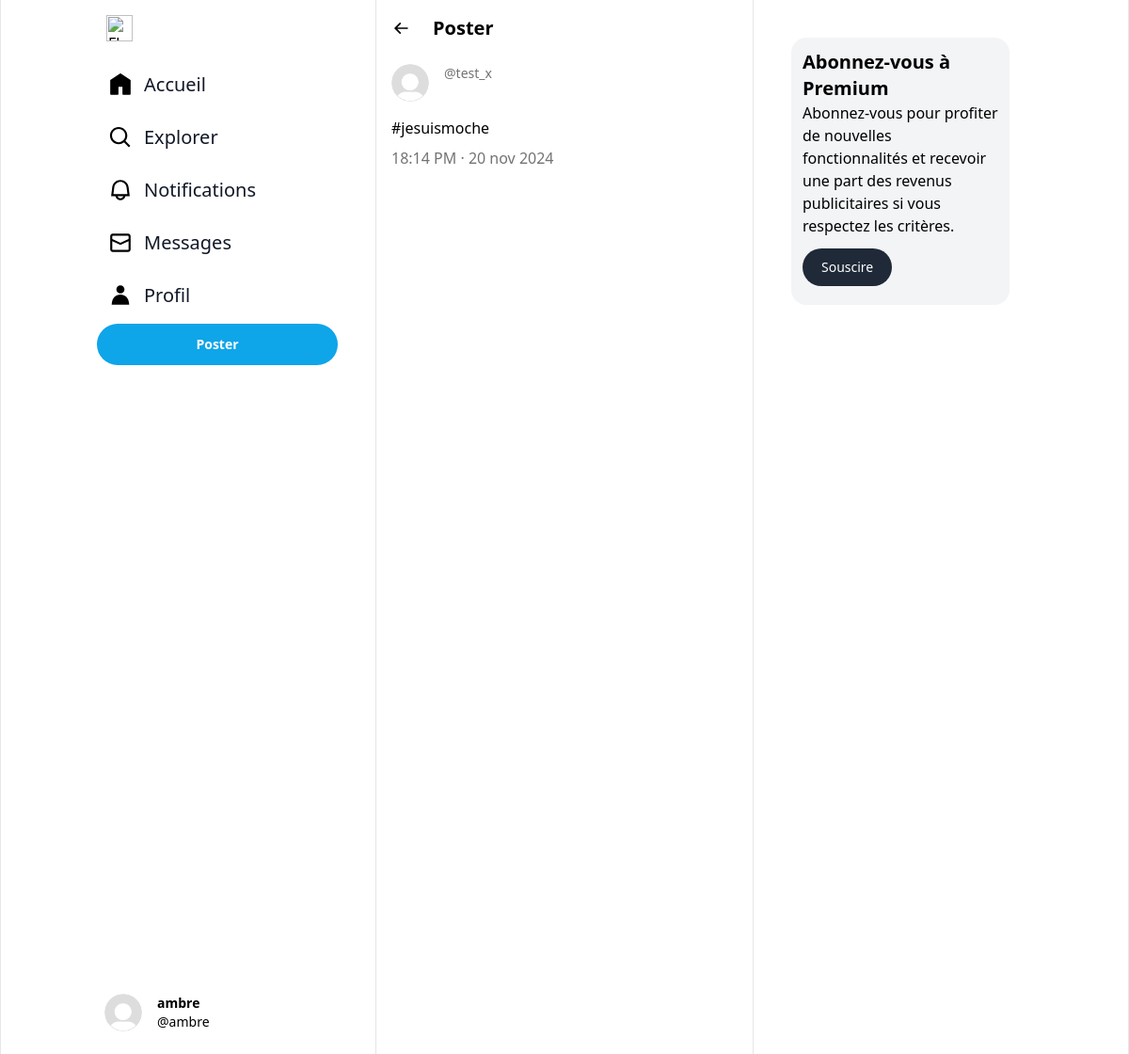
The page /status/2 (signed in) on the database its author committed.
### account/models.py (models this page shows)
class User(AbstractUser):
    username = models.CharField(max_length=150, unique=True)
    email = models.EmailField(unique=True)
    profile_picture = models.ImageField(upload_to='profile_pics/', blank=True, null=True)
    bio = models.TextField(blank=True, null=True)
    date_joined = models.DateTimeField(auto_now_add=True)
    is_active = models.BooleanField(default=True)
    is_staff = models.BooleanField(default=False)
    USERNAME_FIELD = 'email'
    REQUIRED_FIELDS = ['username']
    groups = models.ManyToManyField(
            'auth.Group',
            related_name='account_user_set',
            blank=True,
            help_text='The groups this user belongs to.'
        )
    user_permissions = models.ManyToManyField(
        'auth.Permission',
        related_name='account_user_permissions_set',
        blank=True,
        help_text='Specific permissions for this user.'
    )
    def __str__(self):
        return self.username

### post/models.py (models this page shows, shortened)
class Tweet(models.Model):
    user = models.ForeignKey(User, on_delete=models.CASCADE, related_name="tweets")
    content = models.TextField(max_length=280)
    hashtags = models.ManyToManyField(Hashtag, blank=True, related_name='tweets')
    image = models.ImageField(upload_to='tweet_images/', blank=True, null=True)
    created_at = models.DateTimeField(auto_now_add=True)

### post/views.py (the view)
# urls.py: path('status/<int:post_id>', views.view_post, name='view_post'),
@login_required
def view_post(request, post_id):
    post = get_object_or_404(models.Tweet, id=post_id)
    context = {
            'post': post,
        }
    return render(request, 'tweets/view_post.html', context=context)

### templates/tweets/view_post.html (shortened to what this page needs)
{% extends 'base.html' %}
{% load static %}
{% load post_extras %}
{% block content %}
    <div class="p-4">
    <div class="flex items-center space-x-6">
        <button type="button" onClick="javascript:history.go(-1);">
            <svg viewBox="0 0 24 24" width="20" height="20" aria-hidden="true" class="r-4qtqp9 r-yyyyoo r-dnmrzs r-bnwqim r-1plcrui r-lrvibr r-z80fyv r-19wmn03" style="color: rgb(15, 20, 25);"><g><path d="M7.414 13l5.043 5.04-1.414 1.42L3.586 12l7.457-7.46 1.414 1.42L7.414 11H21v2H7.414z"></path></g></svg>
        </button>
        <h1 class="font-bold text-xl">Poster</h1>
    </div>
    <div class="flex items-start space-x-4 pt-6">
        <div>
            <div>
                {% if post.uploader.profile_picture %}
                    <img class="max-h-10 w-10 rounded-full" src="{{ post.uploader.profile_picture.url }}" alt="{{ post.uploader.username }}">
                {% else %}
                    <img class="max-h-10 w-10 rounded-full" src="{% static 'Default_pfp.png' %}">
                {% endif %}
            </div>
        </div>
        <div>
            <p class="text-sm text-neutral-500">@{{ post.user.username }}</p>
        </div>
    </div>
    <div class="pt-4">
        <h1>{{ post.content }}</h1>
        <p class="pt-2 text-neutral-500">{{ post.created_at|date:"G:i A" }} &middot; {{ post.created_at|date:"j M Y"|lower }}</p>
    </div>
</div>
{% endblock content %}

### templates/base.html (shortened to what this page needs)
{% load static tailwind_tags %}
{% load static %}
<html>
    <head>
        {% tailwind_css %}
        <link href="https://cdnjs.cloudflare.com/ajax/libs/flowbite/2.2.0/flowbite.min.css" rel="stylesheet" />
    </head>
    <body>
         <div class="flex flex-row">
            <aside class="basis-4/12 h-screen flex justify-end border-x">
               <div class="fixed h-full w-64 mr-10 py-4 overflow-y-auto">
                  <a href="#" class="flex items-center ps-2.5 mb-5">
                     <img src="{% static 'x-logo.png' %}" class="h-6 me-3 sm:h-7" alt="Flowbite Logo" />
                  </a>
                  <ul class="space-y-1 text-xl  font-normal">
                     <li>
                        <a href="{% url 'home' %}" class="transition flex items-center p-3 text-gray-900 rounded-full dark:text-white hover:bg-gray-100 dark:hover:bg-gray-700">
                           <span class="ms-3">Accueil</span>
                        </a>
                     </li>
                     <li>
                     <a href="{% url 'search_users' %}" class="transition flex items-center p-3 text-gray-900 rounded-full dark:text-white hover:bg-gray-100 dark:hover:bg-gray-700 group">
                           <span class="flex-1 ms-3 whitespace-nowrap">Explorer</span>
                        </a>
                     </li>
                     <li>
                        <a href="#" class="transition flex items-center p-3 text-gray-900 rounded-full dark:text-white hover:bg-gray-100 dark:hover:bg-gray-700 group">
                           <span class="flex-1 ms-3 whitespace-nowrap">Notifications</span>
                        </a>
                     </li>
                     <li>
                        <a href="#" class="transition flex items-center p-3 text-gray-900 rounded-full dark:text-white hover:bg-gray-100 dark:hover:bg-gray-700 group">
                           <span class="flex-1 ms-3 whitespace-nowrap">Messages</span>
                        </a>
                     </li>
                     <li>
                        <a href="{% url 'profile' user.username %}" class="transition flex items-center p-3 text-gray-900 rounded-full dark:text-white hover:bg-gray-100 dark:hover:bg-gray-700 group">
                           <span class="flex-1 ms-3 whitespace-nowrap">Profil</span>
                        </a>
                     </li>
                     <li>
                        <button type="" class="text-white font-bold bg-sky-500 hover:bg-sky-600 rounded-full text-sm p-3 text-center w-full ">Poster</button>
                     </li>
                     {% if user.is_authenticated %}
                        <li class="absolute inset-x-0 bottom-4">
                           <button id="dropdownTopButton" data-dropdown-toggle="dropdownTop" data-dropdown-placement="top" type="" class="text-black hover:bg-slate-200 rounded-full text-sm p-2 text-center w-full ">
                              <div class="flex items-center space-x-4">
                                 <div>
                                    {% if user.profile_picture %}
                                       <img class="rounded-full max-h-10" src="{{ user.profile_picture.url }}" alt="Profile Photo">
                                    {% else %}
                                       <img class="rounded-full max-h-10" src="{% static 'Default_pfp.png' %}">
                                    {% endif %}
                                 </div>
                                 <div>
                                     <div class="flex items-center space-x-1">
                                         <p class="font-bold text-sm">{{ user }}</p>
                                     </div>
                                     <div>
                                         <p>@{{ user }}</p>
                                     </div>
                                 </div>
                             </div>
                           </button>
                        </li>
                     {% endif %}
                  </ul>
               </div>
            </aside>
            <div class="basis-4/12">
                  {% block content %}{% endblock content %}
            </div>
            <div class="basis-4/12 border-x">
               <div class="h-screen w-7/12 m-10">
                  <div class=" bg-gray-100 p-3 rounded-2xl">
                     <h1 class="text-xl font-extrabold">Abonnez-vous à Premium</h1>
                     <p>Abonnez-vous pour profiter de nouvelles fonctionnalités et recevoir une part des revenus publicitaires si vous respectez les critères.</p>
                     <button type="button" class="mt-3 text-white bg-gray-800 hover:bg-gray-900 font-medium rounded-full text-sm px-5 py-2.5 me-2 mb-2">Souscire</button>
                  </div>
            </div>
            </div>
         </div>
    </body>
</html>

### rows shown on the page
User: username "ambre"
Tweet: user.username "test_x", content "#jesuismoche", created_at "18:14 PM", created_at "20 nov 2024"
